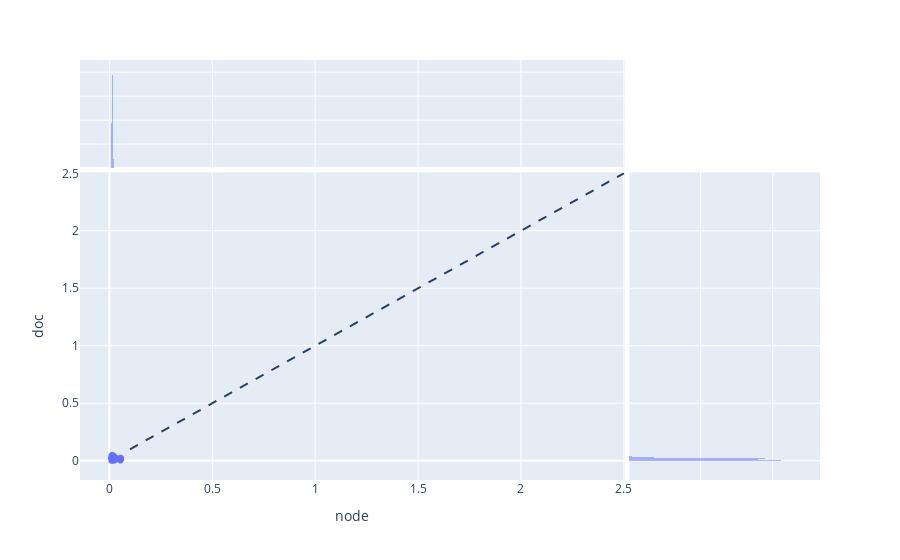

This figure's notebook cell:
### Code cell
import plotly.express as px
import plotly.graph_objects as go


fig = px.scatter(
    corr_df,x='node', y='doc',
    marginal_x='histogram', marginal_y='histogram',
    trendline='ols'
)
fig.update_traces(histnorm='probability', selector={'type':'histogram'})
fig.add_shape(
    type="line", line=dict(dash='dash'),
    x0=y.min(), y0=y.min(),
    x1=y.max(), y1=y.max()
)

fig.show()

### Figure 1 — Plotly figure (JSON) as saved in the notebook; plotly's stock layout.template omitted (floating-point values rounded to 4 significant figures; data arrays with more than 128 entries replaced by an {"elided": "..."} marker saying what was removed)
{"data": [{"hovertemplate": "node=%{x}<br>doc=%{y}<extra></extra>", "legendgroup": "", "marker": {"color": "#636efa", "symbol": "circle"}, "mode": "markers", "name": "", "showlegend": false, "type": "scattergl", "x": {"elided": "4142 float values"}, "xaxis": "x", "y": {"elided": "4142 float values"}, "yaxis": "y"}, {"alignmentgroup": "True", "bingroup": "x", "histnorm": "probability", "hovertemplate": "node=%{x}<br>count=%{y}<extra></extra>", "legendgroup": "", "marker": {"color": "#636efa"}, "name": "", "offsetgroup": "", "opacity": 0.5, "showlegend": false, "type": "histogram", "x": {"elided": "4142 float values"}, "xaxis": "x3", "yaxis": "y3"}, {"alignmentgroup": "True", "bingroup": "y", "histnorm": "probability", "hovertemplate": "doc=%{y}<br>count=%{x}<extra></extra>", "legendgroup": "", "marker": {"color": "#636efa"}, "name": "", "offsetgroup": "", "opacity": 0.5, "showlegend": false, "type": "histogram", "xaxis": "x2", "y": {"elided": "4142 float values"}, "yaxis": "y2"}, {"hovertemplate": "<b>OLS trendline</b><br>doc = -0.277487 * node + 0.0173891<br>R<sup>2</sup>=0.022740<br><br>node=%{x}<br>doc=%{y} <b>(trend)</b><extra></extra>", "legendgroup": "", "marker": {"color": "#636efa", "symbol": "circle"}, "mode": "lines", "name": "", "showlegend": false, "type": "scattergl", "x": {"elided": "4142 float values"}, "xaxis": "x", "y": {"elided": "4142 float values"}, "yaxis": "y"}], "layout": {"barmode": "overlay", "legend": {"tracegroupgap": 0}, "margin": {"t": 60}, "shapes": [{"line": {"dash": "dash"}, "type": "line", "x0": 0.1, "x1": 2.5, "y0": 0.1, "y1": 2.5}], "xaxis": {"anchor": "y", "domain": [0, 0.7363], "title": {"text": "node"}}, "xaxis2": {"anchor": "y2", "domain": [0.7413, 1], "matches": "x2", "showgrid": true, "showline": false, "showticklabels": false, "ticks": ""}, "xaxis3": {"anchor": "y3", "domain": [0, 0.7363], "matches": "x", "showgrid": true, "showticklabels": false}, "xaxis4": {"anchor": "y4", "domain": [0.7413, 1], "matches": "x2", "showgrid": true, "showline": false, "showticklabels": false, "ticks": ""}, "yaxis": {"anchor": "x", "domain": [0, 0.7326], "title": {"text": "doc"}}, "yaxis2": {"anchor": "x2", "domain": [0, 0.7326], "matches": "y", "showgrid": true, "showticklabels": false}, "yaxis3": {"anchor": "x3", "domain": [0.7426, 1], "matches": "y3", "showgrid": true, "showline": false, "showticklabels": false, "ticks": ""}, "yaxis4": {"anchor": "x4", "domain": [0.7426, 1], "matches": "y3", "showgrid": true, "showline": false, "showticklabels": false, "ticks": ""}}}
